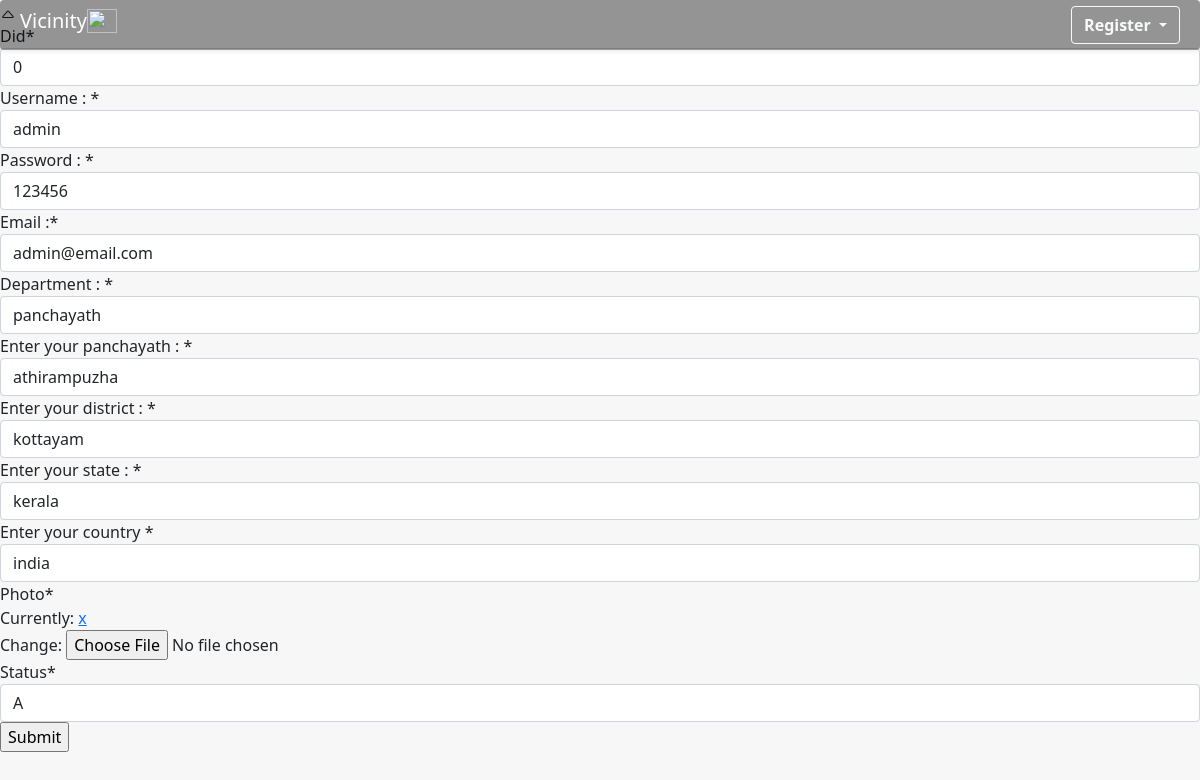
The app's page /editprofiledept/0 with its own data.
### myapp/models.py (models this page shows)
class DeptReg(models.Model):
    did = models.IntegerField(primary_key=True)
    username = models.CharField("Username : ", max_length=30, unique=True)
    password = models.CharField("Password : ", max_length=15)
    email = models.EmailField("Email :")
    department = models.CharField("Department : ", max_length=30)
    panchayath = models.CharField("Enter your panchayath : ", max_length=30)
    district = models.CharField("Enter your district : ", max_length=30)
    state = models.CharField("Enter your state : ", max_length=30)
    country = models.CharField("Enter your country ", max_length=30)
    photo = models.ImageField(upload_to='images/')
    status = models.CharField(max_length=20, default='new department')

### myapp/views.py (the view)
# urls.py: path('editprofiledept/<pk>', EditprofileDept.as_view(), name='editprofiledept'),
class EditprofileDept(UpdateView):
    model = DeptReg
    fields = '__all__'
    success_url = '/profiledept'

### myapp/templates/myapp/DeptReg_form.html (shortened to what this page needs)
{% extends 'homebase.html' %}
{% block content %}
{%load crispy_forms_tags %}
<body>
<form action="" method="post" enctype="multipart/form-data">
    {{ form|crispy }}
    <input type="submit" value="Submit">
</form>
</body>
{% endblock content %}

### Vicinity/static/css/style.css (style rules this page uses)
body { background-color: #f7f7f7; }

### records on screen
DeptReg: did "0", username "admin", password "123456", email "admin@email.com", department "panchayath", panchayath "athirampuzha", district "kottayam", state "kerala", country "india", status "A"
